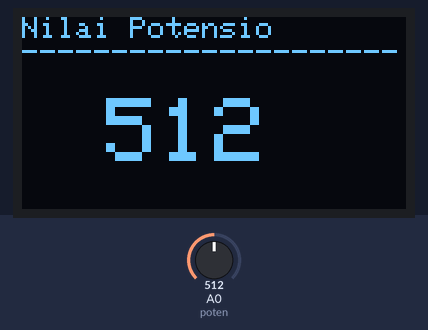
Recording of a sketch running on a simulated Arduino Uno, built with avr-gcc and run on an emulated ATmega328P. Shown: 128×64 one-colour display. Inputs (shaded band) come from the test bench; at power-on: A0 (poten) = 512. What the sketch prints to the serial monitor is not drawn.

Above: at 1.2 s.
1.3 s: A0 (poten) set to 716
At 2.7 s:
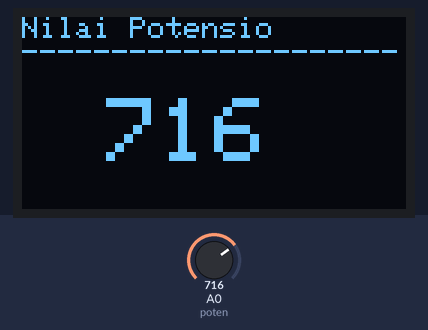
7.4 s: A0 (poten) set to 900
At 8.7 s:
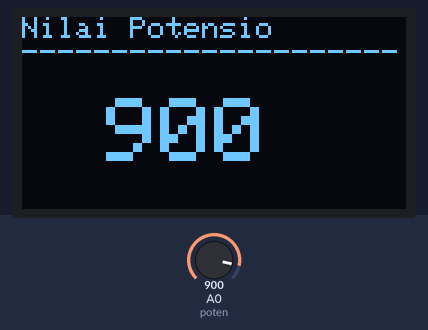
11.8 s: A0 (poten) set to 1023
At 13.5 s:
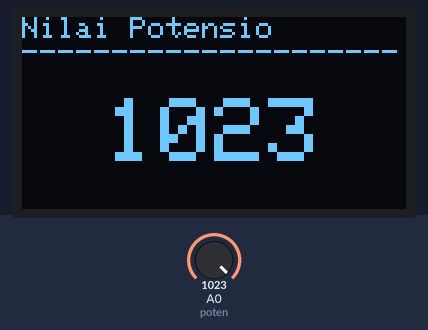
Timing chart, 0 to 15.0 s (numbered marks = the images above; inputs shaded):
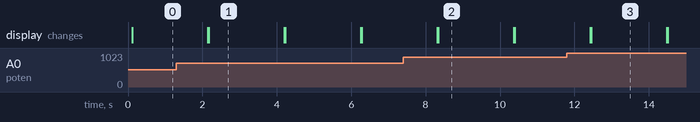

The sketch:

Code_Oled128x64_NodeMCU.ino
```cpp
#include <SPI.h>
#include <Wire.h>
#include <Adafruit_GFX.h>
#include <Adafruit_SSD1306.h>

#define SCREEN_WIDTH 128 // OLED display width, in pixels
#define SCREEN_HEIGHT 64 // OLED display height, in pixels
const int poten = A0;

// Declaration for an SSD1306 display connected to I2C (SDA, SCL pins)
#define OLED_RESET     -1 // Reset pin # (or -1 if sharing Arduino reset pin)
int pot = 0;
Adafruit_SSD1306 display(SCREEN_WIDTH, SCREEN_HEIGHT, &Wire, OLED_RESET);

void setup() {
  Serial.begin(9600);
  pinMode(pot, INPUT);

  // SSD1306_SWITCHCAPVCC = generate display voltage from 3.3V internally
  if(!display.begin(SSD1306_SWITCHCAPVCC, 0x3C)) { // Address 0x3C for 128x64
    Serial.println(F("SSD1306 allocation failed"));
    for(;;); // Don't proceed, loop forever
  }

  // Clear the buffer
  display.clearDisplay();
  display.display();

}

void loop() {
  pot = analogRead(poten);
  displayTemp(pot);
  delay(2000);
}

void displayTemp(int pot) {
  display.clearDisplay();
  display.display();

  display.setTextColor(SSD1306_WHITE);
  display.setTextSize(1);    // Set ukuran font
  display.setCursor(0,0);
  display.println("Nilai Potensio");
  display.println("---------------------");
  display.setCursor(28,27);
  display.setTextSize(3);
  display.print(pot, 1);
  display.display();
  Serial.println(pot);
}
```

Measured:
- after the input at 1.3 s, the display: first differs from a run without the input after 0.87 s (image 1)
- after the input at 7.4 s, the display: first differs from a run without the input after 0.94 s (image 2)
- after the input at 11.8 s, the display: first differs from a run without the input after 0.65 s (image 3)
- what the display in image 1 shows lasts 2.0 s, from 2.2 s to 4.2 s
